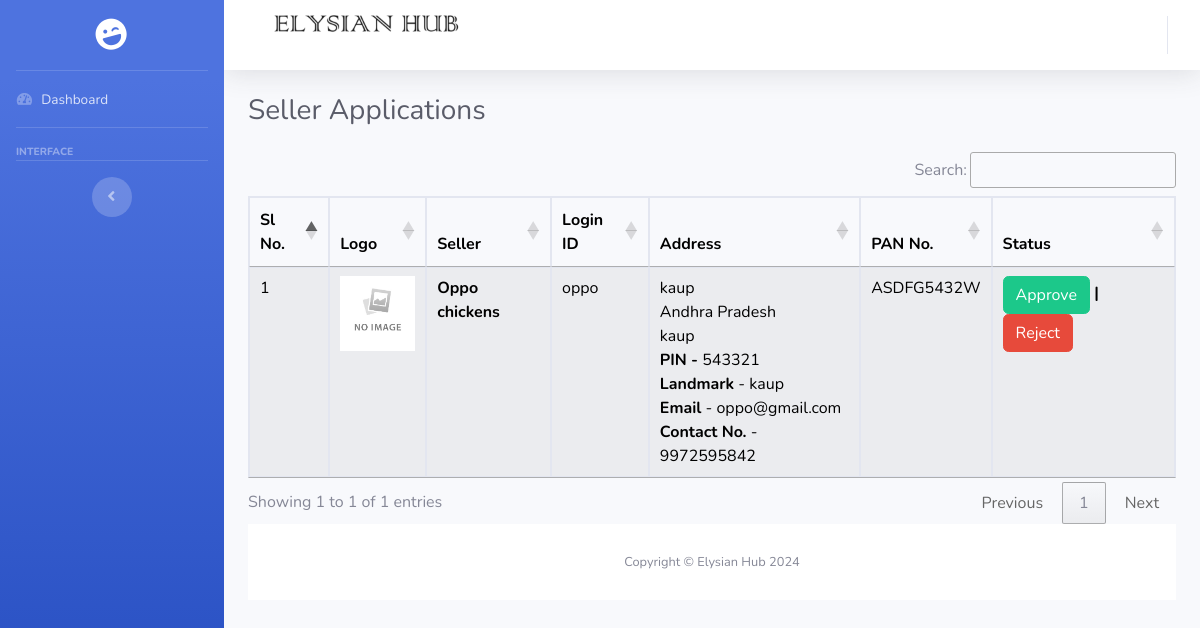
Page /admin/viewsellerapplication.php on the committed database.
### tables this page shows
CREATE TABLE `seller` (
  `comp_id` int(11) NOT NULL,
  `compname` varchar(100) NOT NULL,
  `address` varchar(100) NOT NULL,
  `state` varchar(100) NOT NULL,
  `city` varchar(20) NOT NULL,
  `pincode` varchar(10) NOT NULL,
  `landmark` varchar(50) NOT NULL,
  `pancardno` varchar(20) NOT NULL,
  `loginid` varchar(25) NOT NULL,
  `password` varchar(100) NOT NULL,
  `companydetail` varchar(200) NOT NULL,
  `companylogo` text NOT NULL,
  `status` varchar(10) NOT NULL,
  `emailid` varchar(200) NOT NULL,
  `contactno` varchar(20) NOT NULL
);

### admin/viewsellerapplication.php (the view, shortened to what this page needs)
<?php
include('includes/header.php');
include('includes/navbar.php');
?>
<div class="container-fluid">
<div class="d-sm-flex align-items-center justify-content-between mb-4">
<h1 class="h3 mb-0 text-gray-800">Seller Applications</h1>
</div>
<div class="row">
          <div class="col-md-12" style="margin: auto;overflow-x: auto;">
            <table id="mydataTable"  class="table table-striped table-bordered">
              <thead>
                <tr>
                  <th>Sl No.</th>
                  <th>Logo</th>
                  <th>Seller</th>
                  <th>Login ID</th>
                  <th>Address</th>
                  <th>PAN No.</th>
                  <th>Status</th>
                </tr>
              </thead>
              <tbody>
<?php
$sql = "SELECT * FROM seller WHERE status='Pending'";
$qsql = mysqli_query($con,$sql);
$c=0;
while($rs = mysqli_fetch_array($qsql))
{$c++;
  if($rs[companylogo] == "")
  {
    $imgname="../images/No-image-found.jpg";
  }
  else if(file_exists("../imgcompany/$rs[companylogo]"))
  {
    $imgname="../imgcompany/$rs[companylogo]";
  }
  else
  {
    $imgname="../images/No-image-found.jpg";
  }
  echo "<tr><td>$c</td>
    <td><img src='$imgname' style='width:75px;height:75px;object-fit: cover;'></td>
    <td><b>$rs[compname]</b></td>
    <td>$rs[loginid]</td>
    <td>$rs[address]<br>$rs[state]<br>$rs[city]<br><b>PIN -</b> $rs[pincode]<br> <b>Landmark</b> - $rs[landmark]<br> <b>Email</b> - $rs[emailid]<br> <b>Contact No.</b> - $rs[contactno]</td>
    <td>$rs[pancardno]</td>";
  echo "<td><b><a href='viewsellerapplication.php?comp_id=$rs[0]&st=Active' class='btn btn-success'>Approve</a> |  <a href='viewsellerapplication.php?comp_id=$rs[0]&st=Rejected' onclick='return confirmreject()' class='btn btn-danger'>Reject</a></b></td></tr>";
}
?>
              </tbody>
            </table>
          </div>
</div>
<?php
include('includes/footer.php');
?>
<link rel="stylesheet" type="text/css" href="https://cdn.datatables.net/1.10.21/css/jquery.dataTables.min.css">
<link rel="stylesheet" type="text/css" href="https://cdn.datatables.net/buttons/1.6.2/css/buttons.dataTables.min.css">

### admin/viewsellerapplication.php (style rules this page uses)
td,th { color: black; }

### rows in the picture
seller: compname "Oppo chickens", loginid "oppo", address "kaup", state "Andhra Pradesh", city "kaup", pincode "543321", landmark "kaup", emailid "oppo@gmail.com", contactno "9972595842", pancardno "ASDFG5432W"
